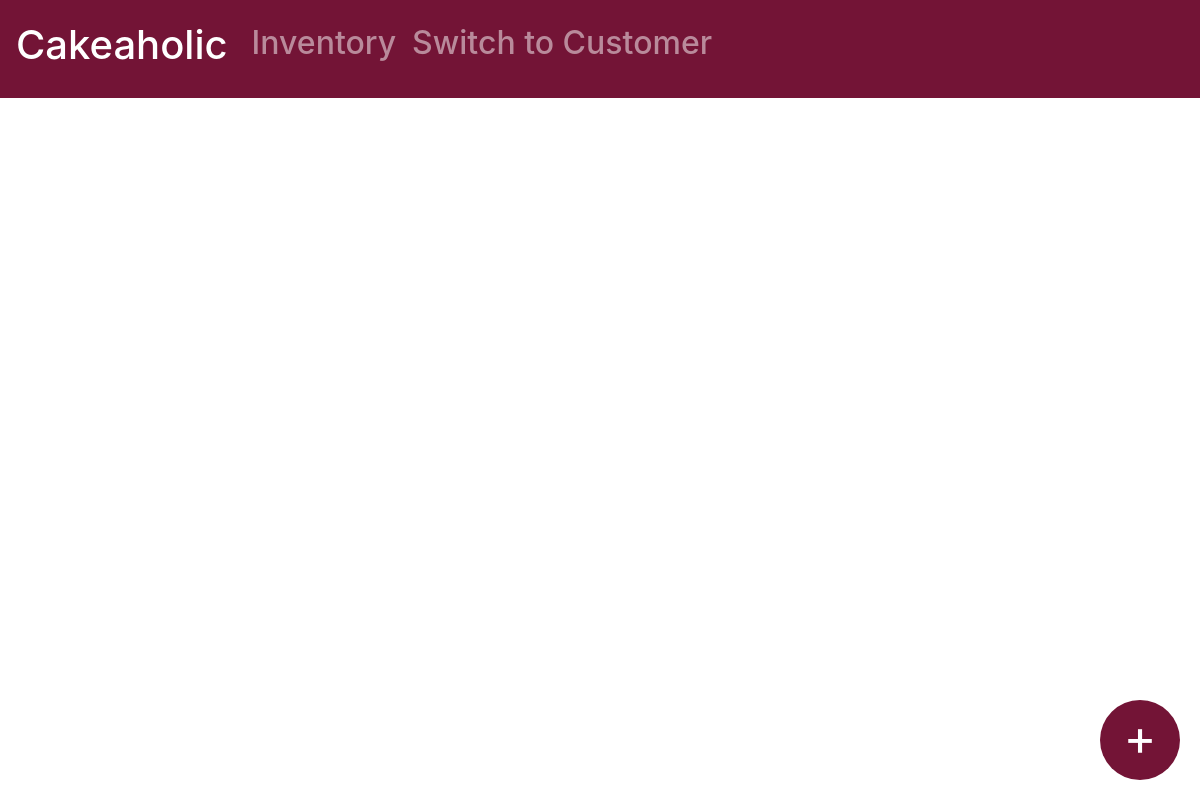
/inventory/delivery/, run on an earlier commit of the app's database.
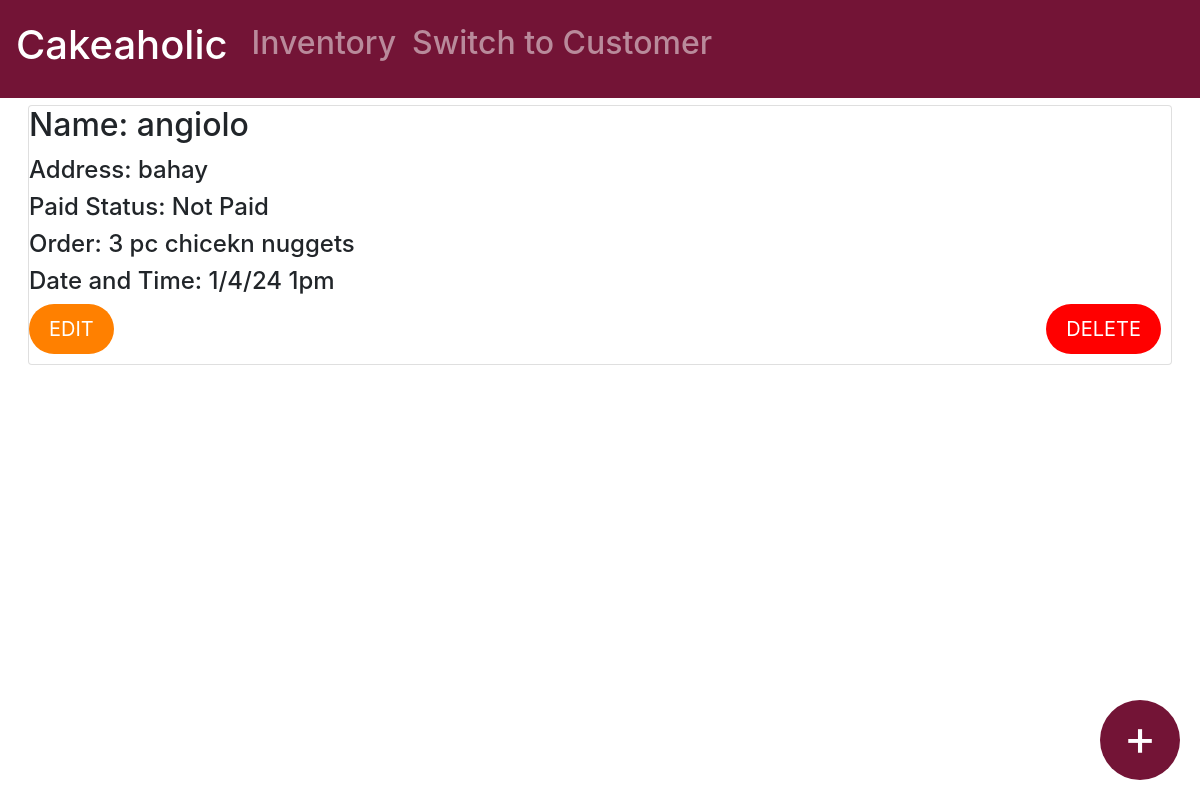
And on a later commit of the database.
### inventory/models.py (models this page shows, shortened)
class inventoryOrder(models.Model):
	PAID = "Paid"
	NOT_PAID = "Not Paid"
	PAYMENT_STATUS_CHOICES = [
		(PAID, 'Paid'), (NOT_PAID, 'Not Paid')
	]
	name = models.CharField(max_length = 100, null=True)
	address = models.CharField(max_length = 200, null=True)
	paid_Status = models.CharField(
		max_length=8,
        choices=PAYMENT_STATUS_CHOICES,
        default=NOT_PAID,
		)
	order = models.CharField(max_length = 60, null=True)
	date_time = models.CharField(max_length = 60, null=True)

### inventory/views.py (the view)
# urls.py: path('delivery/', views.delivery, name="delivery"),
def delivery(request):
	order = inventoryOrder.objects.all()
	return render(request, 'inventory/delivery.html', {'order': order})

### inventory/templates/inventory/delivery.html (shortened to what this page needs)
{% extends 'inventory/main.html' %}
{% load static %}
{% block content %}
<body>
	<a href="{% url 'inventory:create_order'%}" class="btn-add">+</a>
	<div class="container-fluid">
		<div class="row">
			<div class="col-sm-12">
				{% for i in order%}
				<div class="btn col-12">
					<div class="card inventory-card-delivery">
						<div class="card-block">
							<h2 id="name_header" class="card-title", style="text-align: left;">
								Name: {{i.name}}
							</h2>
							<h4 style="text-align: left;">
								Address: {{i.address}}
							</h4>
							<h4 style="text-align: left;">
								Paid Status: {{i.paid_Status}}
							</h4>
							<h4 style="text-align: left;">
								Order: {{i.order}}
							</h4>
							<h4 style="text-align: left;">
								Date and Time: {{i.date_time}}
							</h4>
						</div>
						<div class="btn-container">
							<a class="edit-btn" href="{%url 'inventory:update_order' i.id%}" style="text-align: right;">EDIT</a>
							<a class="delete-btn" href="{%url 'inventory:deleteDelivOrder' i.id%}" style="text-align: right;">DELETE</a>
						</div>
					</div>
				</div>
				{% endfor %}
			</div>
		</div>
	</div>
</body>
{% endblock content %}

What changed in the data, as far as the page shows it:
added inventoryOrder: name "angiolo", address "bahay", paid_Status "Not Paid", order "3 pc chicekn nuggets", date_time "1/4/24 1pm"
